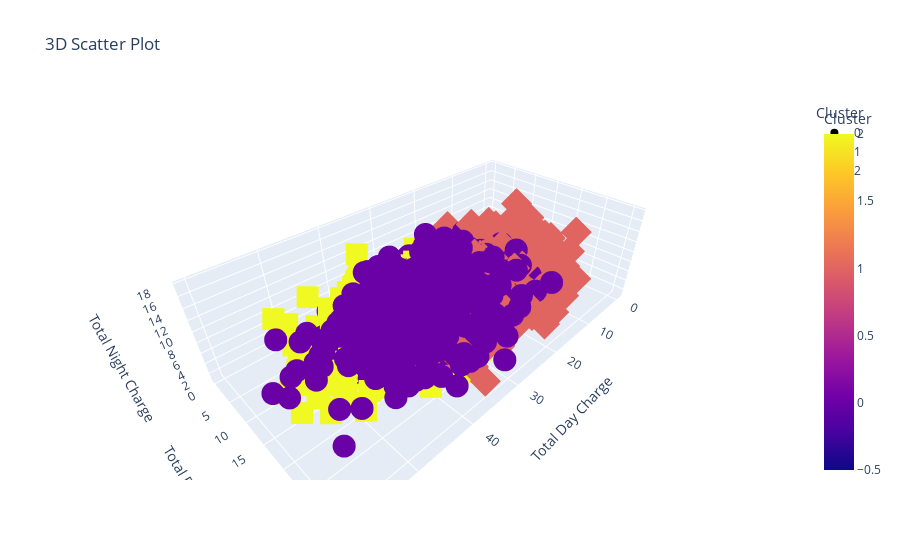

Write notebook code for a chart like this one.
### Code cell
fig = px.scatter_3d(df, x='Total day charge', y='Total eve charge', z='Total night charge',
                    color='Cluster', symbol='Cluster',
                    title='3D Scatter Plot',
                    labels={'Total day charge': 'Total Day Charge',
                            'Total eve charge': 'Total Eve Charge',
                            'Total night charge': 'Total Night Charge'},
                    color_discrete_map={False: 'blue', True: 'red'})

fig.update_layout(scene=dict(xaxis_title='Total Day Charge',
                             yaxis_title='Total Eve Charge',
                             zaxis_title='Total Night Charge'),
                  legend_title='Cluster',
                  showlegend=True)

fig.show()

### Figure 1 — Plotly figure (JSON) as saved in the notebook; plotly's stock layout.template omitted (floating-point values rounded to 4 significant figures; data arrays with more than 128 entries replaced by an {"elided": "..."} marker saying what was removed)
{"data": [{"hovertemplate": "Cluster=%{marker.color}<br>Total Day Charge=%{x}<br>Total Eve Charge=%{y}<br>Total Night Charge=%{z}<extra></extra>", "legendgroup": "0", "marker": {"color": {"elided": "1078 int values"}, "coloraxis": "coloraxis", "symbol": "circle"}, "mode": "markers", "name": "0", "scene": "scene", "showlegend": true, "type": "scatter3d", "x": {"elided": "1078 float values"}, "y": {"elided": "1078 float values"}, "z": {"elided": "1078 float values"}}, {"hovertemplate": "Cluster=%{marker.color}<br>Total Day Charge=%{x}<br>Total Eve Charge=%{y}<br>Total Night Charge=%{z}<extra></extra>", "legendgroup": "1", "marker": {"color": {"elided": "1127 int values"}, "coloraxis": "coloraxis", "symbol": "diamond"}, "mode": "markers", "name": "1", "scene": "scene", "showlegend": true, "type": "scatter3d", "x": {"elided": "1127 float values"}, "y": {"elided": "1127 float values"}, "z": {"elided": "1127 float values"}}, {"hovertemplate": "Cluster=%{marker.color}<br>Total Day Charge=%{x}<br>Total Eve Charge=%{y}<br>Total Night Charge=%{z}<extra></extra>", "legendgroup": "2", "marker": {"color": {"elided": "1128 int values"}, "coloraxis": "coloraxis", "symbol": "square"}, "mode": "markers", "name": "2", "scene": "scene", "showlegend": true, "type": "scatter3d", "x": {"elided": "1128 float values"}, "y": {"elided": "1128 float values"}, "z": {"elided": "1128 float values"}}], "layout": {"coloraxis": {"colorbar": {"title": {"text": "Cluster"}}, "colorscale": [[0, "#0d0887"], [0.1111, "#46039f"], [0.2222, "#7201a8"], [0.3333, "#9c179e"], [0.4444, "#bd3786"], [0.5556, "#d8576b"], [0.6667, "#ed7953"], [0.7778, "#fb9f3a"], [0.8889, "#fdca26"], [1, "#f0f921"]]}, "legend": {"title": {"text": "Cluster"}, "tracegroupgap": 0}, "scene": {"domain": {"x": [0, 1], "y": [0, 1]}, "xaxis": {"title": {"text": "Total Day Charge"}}, "yaxis": {"title": {"text": "Total Eve Charge"}}, "zaxis": {"title": {"text": "Total Night Charge"}}}, "showlegend": true, "title": {"text": "3D Scatter Plot"}}}
